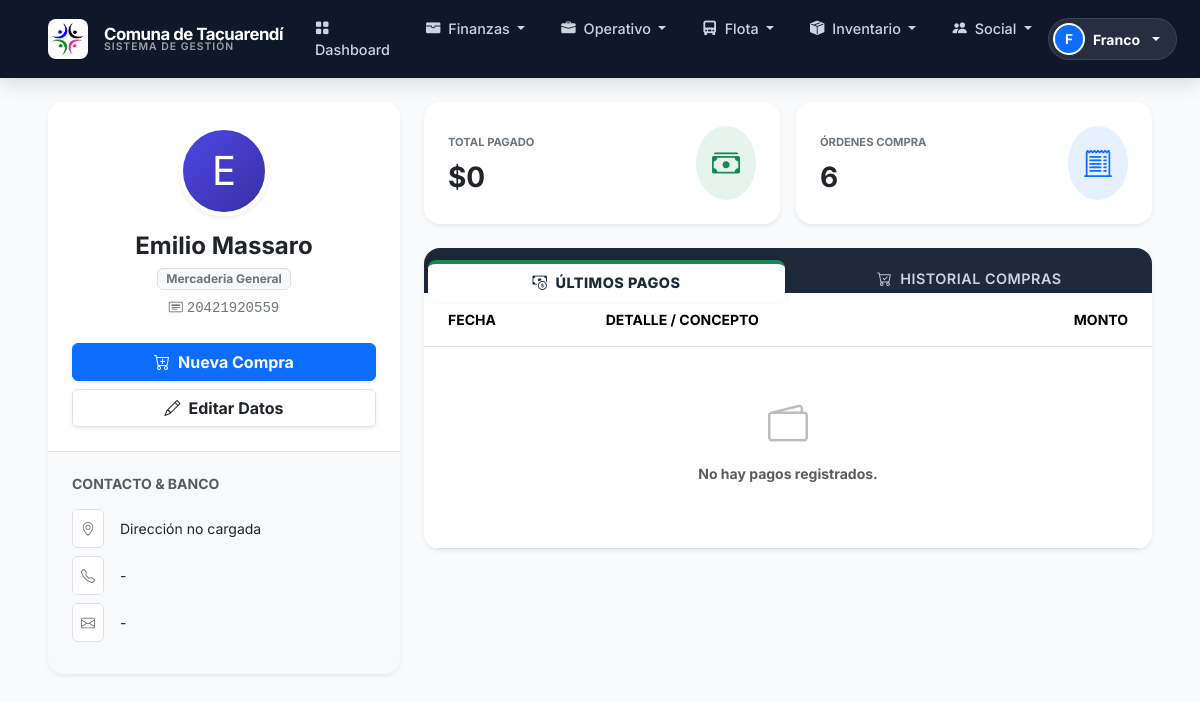
/proveedores/1/ (signed in), run on the app's committed database.
### finanzas/models.py (models this page shows, shortened)
class Proveedor(models.Model):
    nombre = models.CharField(max_length=200)
    cuit = models.CharField(max_length=20, blank=True, db_index=True)
    direccion = models.CharField(max_length=255, blank=True)
    telefono = models.CharField(max_length=50, blank=True)
    email = models.EmailField(blank=True)
    rubro = models.CharField(max_length=100, blank=True, null=True, help_text="Ej: Ferretería, Combustible")
    cbu = models.CharField(max_length=100, blank=True, null=True, verbose_name="CBU/CVU")
    alias = models.CharField(max_length=100, blank=True, null=True, verbose_name="Alias Bancario")
    activo = models.BooleanField(default=True)
    class Meta:
        verbose_name = "Proveedor"
        verbose_name_plural = "Proveedores"

### finanzas/views.py (the view)
# urls.py: path("proveedores/<int:pk>/", views.ProveedorDetailView.as_view(), name="proveedor_detail"),
class ProveedorDetailView(StaffRequiredMixin, DetailView):
    model = Proveedor
    template_name = "finanzas/proveedor_detail.html"
    context_object_name = "proveedor"
    def get_context_data(self, **kwargs):
        ctx = super().get_context_data(**kwargs)
        pagos = Movimiento.objects.filter(proveedor=self.object, tipo=Movimiento.TIPO_GASTO, estado=Movimiento.ESTADO_APROBADO).order_by("-fecha_operacion")
        total_pagado = pagos.aggregate(Sum("monto"))["monto__sum"] or 0
        ocs = OrdenCompra.objects.filter(proveedor=self.object).order_by("-fecha_oc")
        ctx["ultimos_pagos"] = pagos[:10]
        ctx["ultimas_ocs"] = ocs[:10]
        ctx["total_pagado_historico"] = total_pagado
        return ctx

### finanzas/templates/finanzas/proveedor_detail.html (shortened to what this page needs)
{% extends "finanzas/base.html" %}
{% load humanize %}
{% block content %}
<div class="row g-4 animate-fade-in">
    <div class="col-lg-4">
        <div class="card border-0 shadow-sm rounded-4 mb-4 overflow-hidden">
            <div class="card-body p-4 text-center bg-white">
                <div class="rounded-circle text-white d-flex align-items-center justify-content-center mx-auto mb-3 shadow-sm"
                     style="width: 90px; height: 90px; font-size: 2.5rem; background: linear-gradient(135deg, #4f46e5 0%, #3730a3 100%); border: 4px solid white;">
                    {{ proveedor.nombre|first|upper }}
                </div>
                <h4 class="fw-bold text-dark mb-1">{{ proveedor.nombre }}</h4>
                {% if proveedor.rubro %}
                    <span class="badge bg-light text-secondary border mb-2">{{ proveedor.rubro }}</span>
                {% endif %}
                <p class="text-secondary font-monospace mb-4 small">
                    <i class="bi bi-card-heading me-1"></i>{{ proveedor.cuit|default:"S/D" }}
                </p>
                <div class="d-grid gap-2">
                    <a href="{% url 'finanzas:oc_create' %}?proveedor={{ proveedor.pk }}" class="btn btn-primary shadow-sm fw-bold hover-lift">
                        <i class="bi bi-cart-plus me-2"></i>Nueva Compra
                    </a>
                    <a href="{% url 'finanzas:proveedor_update' proveedor.pk %}" class="btn btn-white border shadow-sm fw-bold text-dark hover-lift">
                        <i class="bi bi-pencil me-2"></i>Editar Datos
                    </a>
                </div>
            </div>
            <div class="card-footer bg-light p-4 border-top">
                <h6 class="text-uppercase text-muted small fw-bold mb-3 ls-1">Contacto & Banco</h6>
                <ul class="list-unstyled mb-0 text-dark small space-y-2">
                    <li class="mb-2 d-flex gap-3 align-items-center">
                        <div class="bg-white p-2 rounded border text-secondary"><i class="bi bi-geo-alt"></i></div>
                        <span>{{ proveedor.direccion|default:"Dirección no cargada" }}</span>
                    </li>
                    <li class="mb-2 d-flex gap-3 align-items-center">
                        <div class="bg-white p-2 rounded border text-secondary"><i class="bi bi-telephone"></i></div>
                        <span>{{ proveedor.telefono|default:"-" }}</span>
                    </li>
                    <li class="mb-2 d-flex gap-3 align-items-center">
                        <div class="bg-white p-2 rounded border text-secondary"><i class="bi bi-envelope"></i></div>
                        <span>{{ proveedor.email|default:"-" }}</span>
                    </li>
                </ul>
            </div>
        </div>
    </div>
    <div class="col-lg-8">
        <div class="row g-3 mb-4">
            <div class="col-md-6">
                <div class="card border-0 shadow-sm kpi-card h-100 rounded-4">
                    <div class="card-body p-4">
                        <div class="d-flex justify-content-between align-items-center">
                            <div>
                                <small class="text-uppercase text-secondary fw-bold ls-1" style="font-size: 0.7rem;">Total Pagado</small>
                                <div class="fs-3 fw-bold text-dark mt-1">${{ total_pagado_historico|intcomma }}</div>
                            </div>
                            <div class="bg-success bg-opacity-10 text-success rounded-circle p-3">
                                <i class="bi bi-cash-stack fs-3"></i>
                            </div>
                        </div>
                    </div>
                </div>
            </div>
            <div class="col-md-6">
                <div class="card border-0 shadow-sm kpi-card h-100 rounded-4">
                    <div class="card-body p-4">
                        <div class="d-flex justify-content-between align-items-center">
                            <div>
                                <small class="text-uppercase text-secondary fw-bold ls-1" style="font-size: 0.7rem;">Órdenes Compra</small>
                                <div class="fs-3 fw-bold text-dark mt-1">{{ ultimas_ocs.count }}</div>
                            </div>
                            <div class="bg-primary bg-opacity-10 text-primary rounded-circle p-3">
                                <i class="bi bi-receipt-cutoff fs-3"></i>
                            </div>
                        </div>
                    </div>
                </div>
            </div>
        </div>
        <div class="card border-0 shadow-sm rounded-4 overflow-hidden bg-white">
            <div class="card-header-tabs">
                <ul class="nav nav-tabs nav-tabs-pro nav-justified" id="provTabs" role="tablist">
                    <li class="nav-item">
                        <button class="nav-link active" id="pagos-tab" data-bs-toggle="tab" data-bs-target="#pagos" type="button">
                            <i class="bi bi-cash-coin me-2"></i>Últimos Pagos
                        </button>
                    </li>
                    <li class="nav-item">
                        <button class="nav-link" id="ocs-tab" data-bs-toggle="tab" data-bs-target="#ocs" type="button">
                            <i class="bi bi-cart-check me-2"></i>Historial Compras
                        </button>
                    </li>
                </ul>
            </div>
            <div class="card-body p-0">
                <div class="tab-content">
                    <div class="tab-pane fade show active" id="pagos">
                        <div class="table-responsive">
                            <table class="table table-hover align-middle mb-0">
                                <thead class="bg-light text-dark">
                                    <tr>
                                        <th class="ps-4 py-3 small fw-bold text-uppercase">Fecha</th>
                                        <th class="py-3 small fw-bold text-uppercase">Detalle / Concepto</th>
                                        <th class="text-end pe-4 py-3 small fw-bold text-uppercase">Monto</th>
                                    </tr>
                                </thead>
                                <tbody>
                                    {% for mov in ultimos_pagos %}
                                    <tr>
                                        <td class="ps-4">
                                            <div class="fw-bold text-dark">{{ mov.fecha_operacion|date:"d/m/Y" }}</div>
                                        </td>
                                        <td>
                                            <div class="text-dark fw-medium">{{ mov.descripcion }}</div>
                                            {% if mov.orden_pago %}
                                                <small class="text-muted"><i class="bi bi-hash me-1"></i>OP {{ mov.orden_pago.numero }}</small>
                                            {% endif %}
                                        </td>
                                        <td class="text-end pe-4">
                                            <span class="badge bg-danger-subtle text-danger border border-danger-subtle px-3 py-2 rounded-pill font-monospace">
                                                - ${{ mov.monto|intcomma }}
                                            </span>
                                        </td>
                                    </tr>
                                    {% empty %}
                                    <tr>
                                        <td colspan="3" class="text-center py-5">
                                            <div class="opacity-25 mb-2"><i class="bi bi-wallet2 fs-1"></i></div>
                                            <p class="text-muted fw-bold small">No hay pagos registrados.</p>
                                        </td>
                                    </tr>
                                    {% endfor %}
                                </tbody>
                            </table>
                        </div>
                    </div>
                </div>
            </div>
        </div>
    </div>
</div>
{% endblock %}

### finanzas/templates/finanzas/base.html (shortened to what this page needs)
{% load static %}
{% load humanize %}
<!doctype html>
<html lang="es" data-bs-theme="light">
  <head>
    <link href="https://cdn.jsdelivr.net/npm/bootstrap@5.3.3/dist/css/bootstrap.min.css" rel="stylesheet">
    <link rel="stylesheet" href="https://cdn.jsdelivr.net/npm/bootstrap-icons@1.11.3/font/bootstrap-icons.min.css">
    <link href="https://cdn.jsdelivr.net/npm/select2@4.1.0-rc.0/dist/css/select2.min.css" rel="stylesheet" />
    <link rel="stylesheet" href="https://cdn.jsdelivr.net/npm/select2-bootstrap-5-theme@1.3.0/dist/select2-bootstrap-5-theme.min.css" />
    <link href="https://cdn.jsdelivr.net/npm/sweetalert2@11/dist/sweetalert2.min.css" rel="stylesheet">
  </head>
  <body>
    <nav class="navbar navbar-expand-lg navbar-dark navbar-glass sticky-top">
      <div class="container-fluid px-lg-5">
        <a class="navbar-brand d-flex align-items-center gap-3" href="{% url 'finanzas:home' %}">
            <div class="logo-box shadow-sm">
                <img src="{% static 'finanzas/img/logo-comuna.png' %}" onerror="this.style.display='none'" alt="Logo" class="logo-img">
            </div>
            <div class="d-flex flex-column lh-1">
                <span style="font-size: 1.05rem;">Comuna de Tacuarendí</span>
                <span class="brand-subtitle">Sistema de Gestión</span>
            </div>
        </a>
        <div class="collapse navbar-collapse" id="mainNav">
          {% if request.user.is_authenticated %}
            <ul class="navbar-nav mx-auto mb-2 mb-lg-0 gap-1 pt-2 pt-lg-0">
              <li class="nav-item">
                <a class="nav-link" href="{% url 'finanzas:dashboard' %}">
                    <i class="bi bi-grid-fill me-1"></i> Dashboard
                </a>
              </li>
              {% if es_operador_finanzas or es_staff_finanzas or es_admin_sistema or es_operador_social %}
              <li class="nav-item dropdown">
                <a class="nav-link dropdown-toggle" href="#" data-bs-toggle="dropdown">
                    <i class="bi bi-wallet-fill me-1"></i> Finanzas
                </a>
              </li>
              {% endif %}
              {% if es_operador_finanzas or es_operador_social or es_admin_sistema %}
              <li class="nav-item dropdown">
                <a class="nav-link dropdown-toggle" href="#" data-bs-toggle="dropdown">
                    <i class="bi bi-briefcase-fill me-1"></i> Operativo
                </a>
              </li>
              {% endif %}
              {% if es_operador_finanzas or es_operador_social or es_admin_sistema %}
              <li class="nav-item dropdown">
                <a class="nav-link dropdown-toggle" href="#" data-bs-toggle="dropdown">
                    <i class="bi bi-truck-front-fill me-1"></i> Flota
                </a>
              </li>
              {% endif %}
              {% if es_operador_finanzas or es_admin_sistema or es_operador_social %}
              <li class="nav-item dropdown">
                <a class="nav-link dropdown-toggle" href="#" data-bs-toggle="dropdown">
                    <i class="bi bi-box-seam-fill me-1"></i> Inventario
                </a>
              </li>
              {% endif %}
              <li class="nav-item dropdown">
                 <a class="nav-link dropdown-toggle" href="#" data-bs-toggle="dropdown">
                    <i class="bi bi-people-fill me-1"></i> Social
                </a>
              </li>
            </ul>
            <div class="d-flex align-items-center gap-3 pt-3 pt-lg-0">
                <div class="dropdown">
                    <a href="#" class="d-flex align-items-center gap-2 text-decoration-none dropdown-toggle p-1 rounded-pill bg-white bg-opacity-10 pe-3 text-white border border-white border-opacity-10 hover-lift" data-bs-toggle="dropdown">
                        <div class="bg-primary text-white rounded-circle d-flex align-items-center justify-content-center fw-bold shadow-sm border border-2 border-white" style="width: 32px; height: 32px; font-size: 0.85rem;">
                            {{ request.user.first_name|slice:":1"|default:request.user.username|slice:":1"|upper }}
                        </div>
                        <span class="small fw-bold">{{ request.user.first_name|default:request.user.username }}</span>
                    </a>
                </div>
            </div>
          {% else %}
            <div class="ms-auto">
                <a href="{% url 'login' %}" class="btn btn-light btn-sm px-4 fw-bold shadow-sm">Ingresar</a>
            </div>
          {% endif %}
        </div>
      </div>
    </nav>
    <main class="flex-grow-1 py-4">
      <div class="container-fluid px-lg-5">
        {% block content %}{% endblock %}
      </div>
    </main>
  </body>
</html>

### data on the page
Proveedor: nombre|first "E", nombre "Emilio Massaro", rubro "Mercaderia General", cuit "20421920559", direccion "Dirección no cargada", telefono "-", email "-"

### other printed values
{{ request.user.first_name|default:request.user.username }} "Franco"
{{ total_pagado_historico|intcomma }} "0"
{{ ultimas_ocs.count }} "6"
